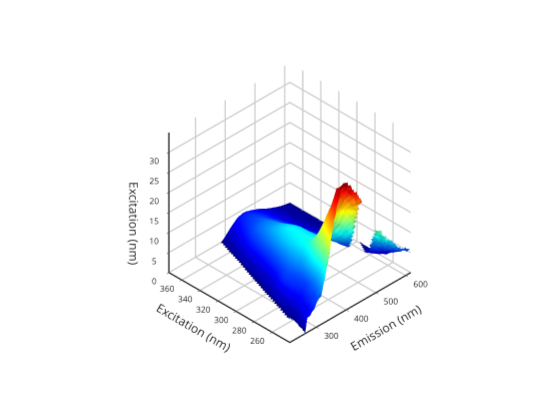

The cell this chart's notebook holds for it:
### Markdown cell above
# Picking specific values

Using the graph below you can find fluorescence values at any ex/em pairs that you wish to use for fluorescnece indices such as humification index or fluorescence index.

### Code cell
% use the plotly plotting command to make the surface rotatable
graphics_toolkit ("plotly"); 
makesurfaceplot(F,em,ex)

### Figure 1 — Plotly figure (JSON) as saved in the notebook; plotly's stock layout.template omitted (floating-point values rounded to 4 significant figures; data arrays with more than 128 entries replaced by an {"elided": "..."} marker saying what was removed)
{"data": [{"autocolorscale": "false", "cauto": "false", "cmax": 31.69, "cmin": 0, "colorscale": [[0, "rgb(0,0,143)"], [0.01587, "rgb(0,0,159)"], [0.03175, "rgb(0,0,175)"], [0.04762, "rgb(0,0,191)"], [0.06349, "rgb(0,0,207)"], [0.07937, "rgb(0,0,223)"], [0.09524, "rgb(0,0,239)"], [0.1111, "rgb(0,0,255)"], [0.127, "rgb(0,15,255)"], [0.1429, "rgb(0,31,255)"], [0.1587, "rgb(0,47,255)"], [0.1746, "rgb(0,63,255)"], [0.1905, "rgb(0,79,255)"], [0.2063, "rgb(0,95,255)"], [0.2222, "rgb(0,111,255)"], [0.2381, "rgb(0,127,255)"], [0.254, "rgb(0,143,255)"], [0.2698, "rgb(0,159,255)"], [0.2857, "rgb(0,175,255)"], [0.3016, "rgb(0,191,255)"], [0.3175, "rgb(0,207,255)"], [0.3333, "rgb(0,223,255)"], [0.3492, "rgb(0,239,255)"], [0.3651, "rgb(0,255,255)"], [0.381, "rgb(15,255,239)"], [0.3968, "rgb(31,255,223)"], [0.4127, "rgb(47,255,207)"], [0.4286, "rgb(63,255,191)"], [0.4444, "rgb(79,255,175)"], [0.4603, "rgb(95,255,159)"], [0.4762, "rgb(111,255,143)"], [0.4921, "rgb(127,255,127)"], [0.5079, "rgb(143,255,111)"], [0.5238, "rgb(159,255,95)"], [0.5397, "rgb(175,255,79)"], [0.5556, "rgb(191,255,63)"], [0.5714, "rgb(207,255,47)"], [0.5873, "rgb(223,255,31)"], [0.6032, "rgb(239,255,15)"], [0.619, "rgb(255,255,0)"], [0.6349, "rgb(255,239,0)"], [0.6508, "rgb(255,223,0)"], [0.6667, "rgb(255,207,0)"], [0.6825, "rgb(255,191,0)"], [0.6984, "rgb(255,175,0)"], [0.7143, "rgb(255,159,0)"], [0.7302, "rgb(255,143,0)"], [0.746, "rgb(255,127,0)"], [0.7619, "rgb(255,111,0)"], [0.7778, "rgb(255,95,0)"], [0.7937, "rgb(255,79,0)"], [0.8095, "rgb(255,63,0)"], [0.8254, "rgb(255,47,0)"], [0.8413, "rgb(255,31,0)"], [0.8571, "rgb(255,15,0)"], [0.873, "rgb(255,0,0)"], [0.8889, "rgb(239,0,0)"], [0.9048, "rgb(223,0,0)"], [0.9206, "rgb(207,0,0)"], [0.9365, "rgb(191,0,0)"], [0.9524, "rgb(175,0,0)"], [0.9683, "rgb(159,0,0)"], [0.9841, "rgb(143,0,0)"], [1, "rgb(127,0,0)"]], "contours": {"x": {"highlight": true, "highlightcolor": "rgb(0, 0, 0)", "highlightwidth": 1, "show": false}, "y": {"highlight": true, "highlightcolor": "rgb(0, 0, 0)", "highlightwidth": 1, "show": false}, "z": {"highlight": true, "highlightcolor": "rgb(0, 0, 0)", "highlightwidth": 1, "show": false}}, "name": "", "scene": "scene", "showlegend": false, "showscale": false, "surfacecolor": {"elided": "42x125 float values"}, "type": "surface", "visibility": true, "x": [210.9, 214.1, 217.2, 220.4, 223.6, 226.7, 229.9, 233.1, 236.3, 239.5, 242.7, 245.8, 249.0, 252.2, 255.4, 258.6, 261.8, 265.0, 268.2, 271.4, 274.6, 277.9, 281.1, 284.3, 287.5, 290.7, 293.9, 297.2, 300.4, 303.6, 306.9, 310.1, 313.3, 316.6, 319.8, 323.0, 326.3, 329.5, 332.8, 336.0, 339.3, 342.5, 345.8, 349.0, 352.3, 355.5, 358.8, 362.1, 365.3, 368.6, 371.9, 375.1, 378.4, 381.7, 384.9, 388.2, 391.5, 394.8, 398.1, 401.3, 404.6, 407.9, 411.2, 414.5, 417.8, 421.1, 424.4, 427.7, 431.0, 434.2, 437.5, 440.8, 444.1, 447.5, 450.8, 454.1, 457.4, 460.7, 464.0, 467.3, 470.6, 473.9, 477.2, 480.5, 483.9, 487.2, 490.5, 493.8, 497.1, 500.5, 503.8, 507.1, 510.4, 513.7, 517.1, 520.4, 523.7, 527.0, 530.4, 533.7, 537.0, 540.4, 543.7, 547.0, 550.4, 553.7, 557.0, 560.4, 563.7, 567.0, 570.4, 573.7, 577.0, 580.4, 583.7, 587.1, 590.4, 593.7, 597.1, 600.4, 603.8, 607.1, 610.5, 613.8, 617.1], "y": [374.4, 371.1, 367.8, 364.6, 361.3, 358.0, 354.8, 351.5, 348.2, 344.9, 341.7, 338.4, 335.1, 331.9, 328.6, 325.3, 322.1, 318.8, 315.5, 312.2, 309.0, 305.7, 302.4, 299.2, 295.9, 292.6, 289.4, 286.1, 282.8, 279.5, 276.3, 273, 269.7, 266.5, 263.2, 259.9, 256.6, 253.4, 250.1, 246.8, 243.6, 240.3], "z": {"elided": "42x125 float values"}}], "layout": {"height": 420, "hovermode": "closest", "margin": {"b": 0, "l": 0, "r": 0, "t": 0}, "plot_bgcolor": "rgba(0, 0, 0, 0)", "scene": {"aspectmode": "auto", "aspectratio": {"x": 1, "y": 1, "z": 1}, "camera": {"projection": {"type": "orthographic"}}, "domain": {"x": [0.13, 0.905], "y": [0.11, 0.925]}, "xaxis": {"autorange": false, "exponentformat": "none", "gridcolor": "", "gridwidth": 3, "linecolor": "rgb(38,38,38)", "linewidth": 3, "mirror": false, "range": [617.1, 210.9], "showgrid": true, "showline": true, "side": "bottom", "spikedash": "solid", "spikemode": "across", "spikesides": false, "spikethickness": 1, "tickangle": 0, "tickcolor": "rgb(38,38,38)", "tickfont": {"color": "rgb(38,38,38)", "size": 10}, "ticklen": 3, "ticks": "outside", "ticktext": ["300", "400", "500", "600"], "tickvals": [300, 400, 500, 600], "title": {"font": {"color": "rgb(38,38,38)", "size": 12}, "text": "Emission (nm)"}, "type": "linear", "visible": true, "zeroline": false}, "yaxis": {"autorange": false, "exponentformat": "none", "gridcolor": "", "gridwidth": 3, "linecolor": "rgb(38,38,38)", "linewidth": 3, "mirror": false, "range": [374.4, 240.3], "showgrid": true, "showline": true, "side": "left", "spikedash": "solid", "spikemode": "across", "spikesides": false, "spikethickness": 1, "tickangle": 0, "tickcolor": "rgb(38,38,38)", "tickfont": {"color": "rgb(38,38,38)", "size": 10}, "ticklen": 3, "ticks": "outside", "ticktext": ["260", "280", "300", "320", "340", "360"], "tickvals": [260, 280, 300, 320, 340, 360], "title": {"font": {"color": "rgb(38,38,38)", "size": 12}, "text": "Excitation (nm)"}, "type": "linear", "visible": true, "zeroline": false}, "zaxis": {"autorange": false, "exponentformat": "none", "gridcolor": "", "gridwidth": 3, "linecolor": "rgb(38,38,38)", "linewidth": 3, "mirror": false, "range": [0, 34.86], "showgrid": true, "showline": true, "side": "none", "spikedash": "solid", "spikemode": "across", "spikesides": false, "spikethickness": 1, "tickangle": 0, "tickcolor": "rgb(38,38,38)", "tickfont": {"color": "rgb(38,38,38)", "size": 10}, "ticklen": 3, "ticks": "outside", "ticktext": ["0", "5", "10", "15", "20", "25", "30"], "tickvals": [0, 5, 10, 15, 20, 25, 30], "title": {"font": {"color": "rgb(38,38,38)", "size": 12}, "text": "Excitation (nm)"}, "type": "linear", "visible": true, "zeroline": false}}, "showlegend": false, "width": 560}}
